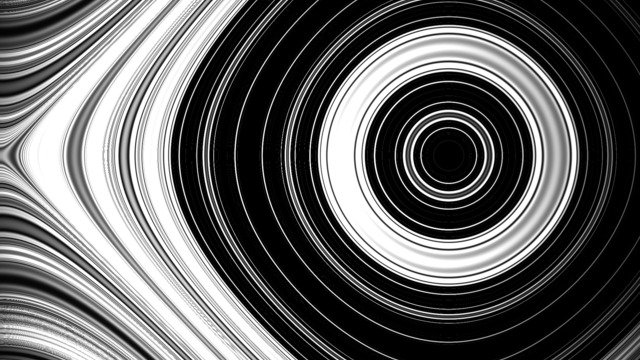
#> input picture Task-2/Morphological operations/src/music.jpg, 640 x 360 px
$ python Erode.py
#> lines starting #> are read from the running program, lines starting #| are printed output that depends on the picture
# Imports
import cv2
import numpy as np

# Read image
img = cv2.imread("music.jpg",0)
#> img is the input picture: shape (360, 640); min 0, max 255, mean 97.6

# Create structuring element
kernel = np.ones((5,5),np.uint8)

# Erode image
erosion = cv2.erode(img,kernel,iterations = 1)
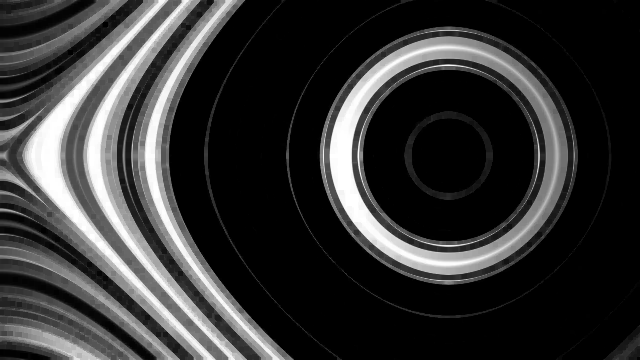
#> erosion: shape (360, 640); min 0, max 255, mean 52.4

# Show Image
cv2.imshow("Eroded image",erosion)

# Save image
cv2.imwrite("Eroded music.jpg",erosion)

cv2.waitKey(0)
cv2.destroyAllWindows()

$ run again, with Task-2/Morphological operations/Documentation images/Closed sunflower.jpg copied over Task-2/Morphological operations/src/music.jpg
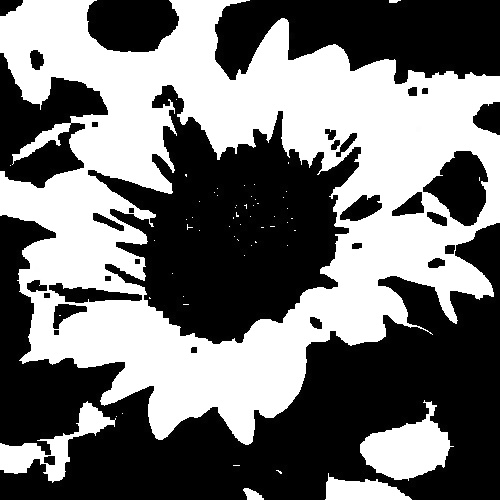
#> input picture Task-2/Morphological operations/Documentation images/Closed sunflower.jpg, 500 x 500 px
#> img is the input picture: shape (500, 500); min 0, max 255, mean 114.8
#> `erosion = cv2.erode(img,kernel,iterations = 1)`:
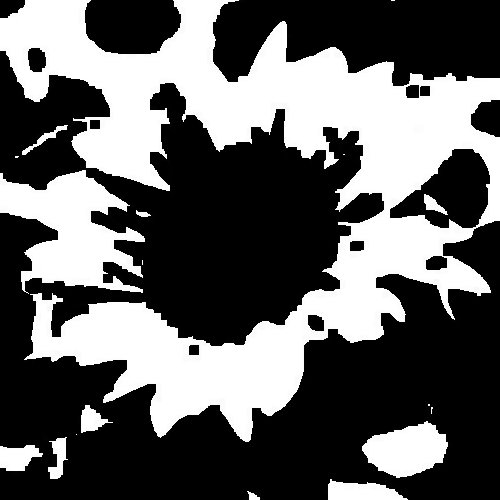
#> erosion: shape (500, 500); min 0, max 255, mean 97.6
